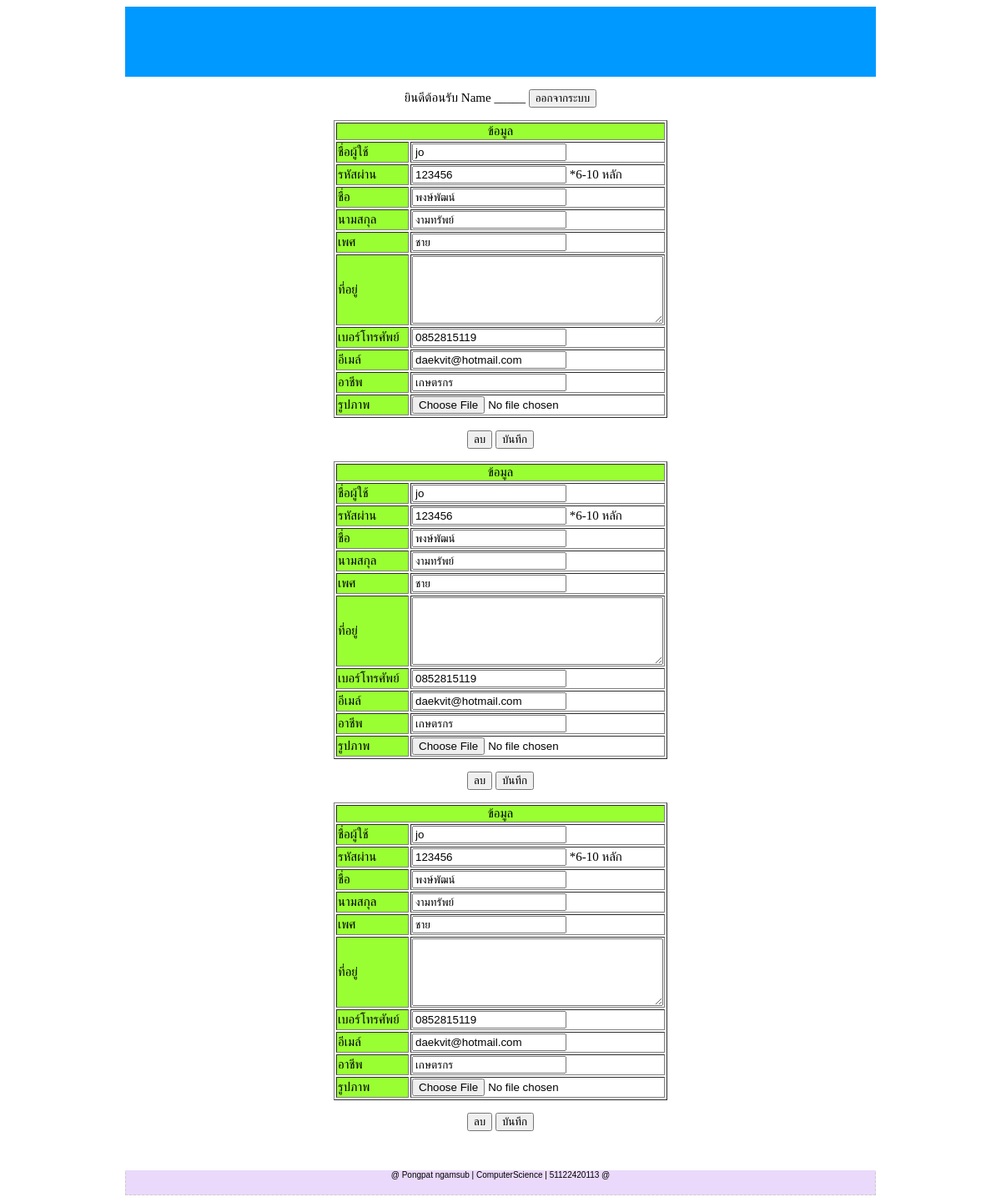
The page /admin/admin_from_update.php on the database its author committed.
### tables this page shows
CREATE TABLE `customer` (
  `customer_id` int(11) NOT NULL auto_increment,
  `customer_name` varchar(50) NOT NULL,
  `customer_lname` varchar(50) NOT NULL,
  `customer_username` varchar(50) NOT NULL,
  `customer_password` varchar(10) NOT NULL,
  `customer_sex` varchar(5) NOT NULL,
  `customer_email` varchar(50) NOT NULL,
  `customer_addres` varchar(100) NOT NULL,
  `customer_tell` varchar(20) NOT NULL,
  `customer_career` varchar(20) NOT NULL,
  `customer_status` varchar(10) NOT NULL,
  `customer_picture` varchar(50) NOT NULL,
  `id_status` varchar(1) NOT NULL,
  PRIMARY KEY  (`customer_id`)
);

### admin/admin_from_update.php (the view, shortened to what this page needs)
<!DOCTYPE html PUBLIC "-//W3C//DTD XHTML 1.0 Transitional//EN" "http://www.w3.org/TR/xhtml1/DTD/xhtml1-transitional.dtd">
<html xmlns="http://www.w3.org/1999/xhtml">
<head>
<link rel="stylesheet" type="text/css" href="../css/styles.css"/>
</head>
<body>
<div id="wrapper">
  <div id="header">
    </div>
  <div id="content">
    <p align="center">ยินดีต้อนรับ Name _____
      <input type="submit" name="button" id="button" value="ออกจากระบบ" />
    </p>
    <div align="center">
<form id="form1" name="form1" method="post" action="../customer/customer_sql_update.php">
                        <?  $sql="SELECT *
						FROM customer
						";
						$result= mysql_query ($sql) or die(mysql_error());
						while ($data = mysql_fetch_array($result)){
						?>
      <table width="400" border="1">
        <tr bgcolor="#99ff33">
          <td colspan="2"><center>ข้อมูล</center></td>
        </tr>
        <tr>
          <td width="200" bgcolor="#99ff33">ชื่อผู้ใช้</td>
          <td><input type="text" name="customer_username" id="customer_username" value="<? echo $data["customer_username"]?>"/> </td>
        </tr>
        <tr>
          <td bgcolor="#99ff33">รหัสผ่าน</td>
          <td><input type="text" name="customer_password" id="customer_password" value="<? echo $data["customer_password"]?>" />
          *6-10 หลัก</td>
        </tr>
        <tr>
          <td bgcolor="#99ff33">ชื่อ</td>
          <td><input type="text" name="customer_name" id="customer_name" value="<? echo $data["customer_name"]?>" /></td>
        </tr>
        <tr>
          <td bgcolor="#99ff33">นามสกุล</td>
          <td><input type="text" name="customer_lname" id="customer_lname" value="<? echo $data["customer_lname"]?>" /></td>
        </tr>
        <tr>
          <td bgcolor="#99ff33">เพศ</td>
          <td><input type="text" name="customer_sex" id="customer_sex" value="<? echo $data["customer_sex"]?>" /></td>
        </tr>
        <tr>
          <td bgcolor="#99ff33">ที่อยู่</td>
          <td><textarea name="customer_address" id="customer_address" cols="35" rows="5"></textarea></td>
        </tr>
        <tr>
          <td bgcolor="#99ff33">เบอร์โทรศัพย์</td>
          <td><input type="text" name="customer_tell" id="customer_tell" value="<? echo $data["customer_tell"]?>" /></td>
        </tr>
        <tr>
          <td bgcolor="#99ff33">อีเมล์</td>
          <td><input type="text" name="customer_email" id="customer_email" value="<? echo $data["customer_email"]?>" /></td>
        </tr>
        <tr>
          <td bgcolor="#99ff33">อาชีพ</td>
          <td><input type="text" name="customer_career" id="customer_career" value="<? echo $data["customer_career"]?>" /></td>
        </tr>
        <tr>
          <td bgcolor="#99ff33">รูปภาพ</td>
          <td><input type="file" name="product_picture" id="product_picture" value="<? echo $data["product_picture"]?>" /></td>
        </tr>
      </table>
      <p><center>
        <input type="submit" name="button" id="button" value="ลบ" />
        <input type="submit" name="button2" id="button2" value="บันทึก" />
      </center></p>
      <? } ?>
    </form>
    </div>
    <p>&nbsp;</p>
</div>
  <div id="footer"><p> @ Pongpat ngamsub | ComputerScience | 51122420113 @ </p></div>
</div>
</body>
</html>

### css/styles.css (style rules this page uses)
body { font-size:15px; }
#wrapper { width:900px; margin:0 auto; background:#09f; }
#header { height:80px; background:#09F; padding:2px; }
#content { width:900px; float:left; background:#FFF; }
#footer { text-align:center; border:1px dashed #ccc; padding:8px; font-family:Arial, Helvetica, sans-serif; font-size:10px; background:#ead9fb; }

### rows shown on the page
customer: customer_username "jo", customer_password "123456", customer_name "พงษ์พัฒน์", customer_lname "งามทรัพย์", customer_sex "ชาย", customer_tell "0852815119", customer_email "daekvit@hotmail.com", customer_career "เกษตรกร"
customer: customer_username "jo", customer_password "123456", customer_name "พงษ์พัฒน์", customer_lname "งามทรัพย์", customer_sex "ชาย", customer_tell "0852815119", customer_email "daekvit@hotmail.com", customer_career "เกษตรกร"
customer: customer_username "jo", customer_password "123456", customer_name "พงษ์พัฒน์", customer_lname "งามทรัพย์", customer_sex "ชาย", customer_tell "0852815119", customer_email "daekvit@hotmail.com", customer_career "เกษตรกร"
